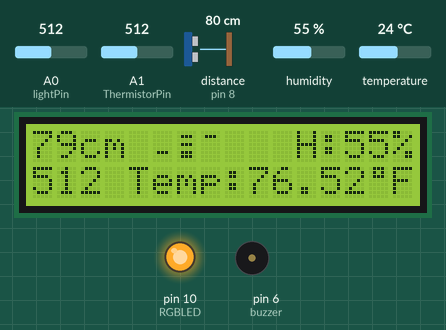
Bench run of a sketch on a simulated Arduino Uno, built with avr-gcc and run on an emulated ATmega328P. Shown: 16×2 character LCD, output pins drawn as LEDs (lit = HIGH), buzzer (waves = sounding). Wiring (inferred from the names in the program): ultrasonic range finder: trigger pin 9; echo pin 8. The test bench sets the inputs (shaded band); at power-on: A0 (lightPin) = 512, distance to the obstacle (sensor on pin 8) 80 cm, humidity 55 %, A1 (ThermistorPin) = 512, temperature 24 °C. The echo pulse lasts 58.3 µs per cm; pins used as bus, display or sensor lines are not drawn.

Above: at 1.7 s.
1.8 s: A0 (lightPin) set to 162
At 2.8 s:
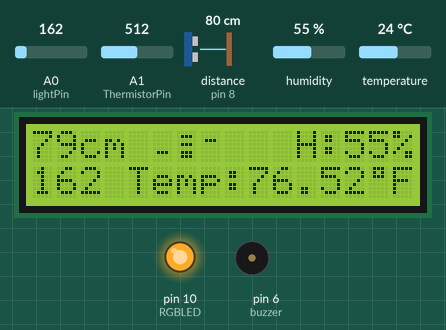
3.5 s: A0 (lightPin) set to 135
At 5.8 s:
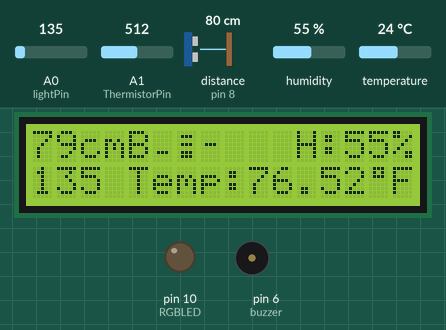
6.0 s: distance to the obstacle (sensor on pin 8) set to 12 cm
At 7.0 s:
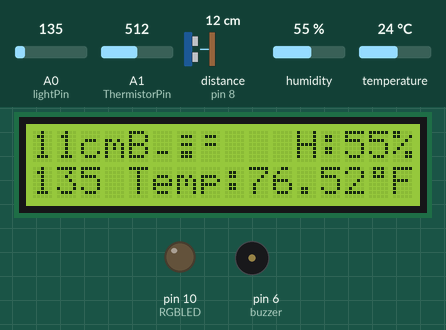
7.7 s: distance to the obstacle (sensor on pin 8) set to 9 cm
At 8.8 s:
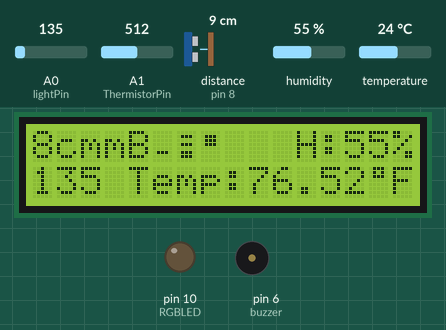
11.7 s: distance to the obstacle (sensor on pin 8) set to 250 cm
At 13.0 s:
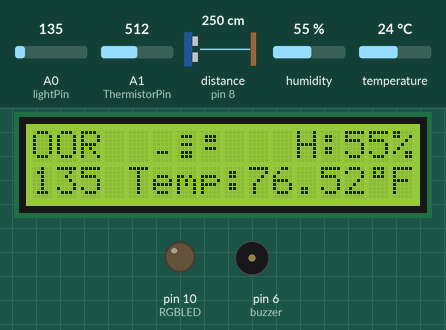
15.7 s: humidity set to 22 %
At 18.0 s:
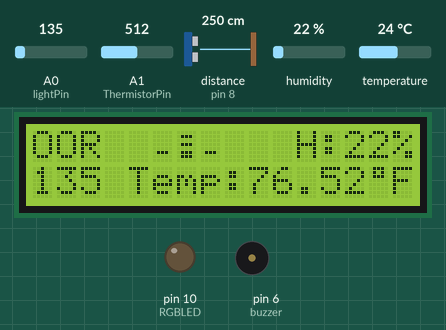
Timing chart, 0 to 19.5 s (numbered marks = the images above; inputs shaded):
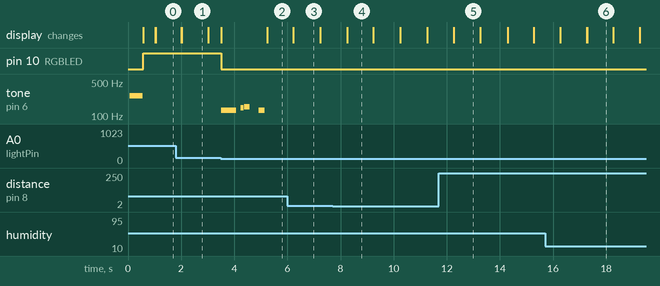

Measured:
- the behaviour switches between 151 and 150 on A0 (lightPin) (found by bisection; images 1 and 2)
- the behaviour switches between 11 and 10 cm on distance to the obstacle (sensor on pin 8) (found by bisection; images 3 and 4)
- after the input at 3.5 s, pin 10 (RGBLED): HIGH → LOW at once; tone on pin 6 (buzzer): plays 131 Hz for 0.57 s, 147 Hz for 0.11 s, 156 Hz for 0.21 s, 131 Hz for 0.21 s, starting at once; the display: first changes at once (image 2 shows a later state)
- after the input at 7.7 s, the display: first changes after 0.55 s (image 4 shows a later state)
- after the input at 11.7 s, the display: first changes after 0.56 s (image 5 shows a later state)
- what the display in image 4 shows lasts 0.9 s, from 8.3 s to 9.2 s

The sketch:

multisensor_clock.ino.ino
```cpp
#include "pitches.h"
// notes in the melody:
int melody[] = {
  NOTE_D4, NOTE_G4, NOTE_B4, NOTE_G4, NOTE_D4, NOTE_B4, NOTE_G4, NOTE_B4,
  NOTE_G4, NOTE_D4, NOTE_B4, NOTE_G4, NOTE_B4, NOTE_G4, NOTE_D4, NOTE_G4,
  NOTE_B4, NOTE_G4, NOTE_D4, NOTE_G4, NOTE_B4, NOTE_G4, NOTE_D4, NOTE_B4,
  NOTE_G4, NOTE_B4, NOTE_G4, NOTE_D4, NOTE_B4, NOTE_G4, NOTE_B4, NOTE_G4,
  NOTE_D4, NOTE_D4, NOTE_G4, NOTE_B4, NOTE_B4, NOTE_B4, NOTE_B4, NOTE_B4,
  NOTE_D5, NOTE_B4, NOTE_G4, NOTE_B4, NOTE_G4, NOTE_B4, NOTE_G4, NOTE_B4,
  NOTE_G4, NOTE_B4, NOTE_B4, NOTE_B4, NOTE_B4, NOTE_B4, NOTE_D5, NOTE_B4,
  NOTE_G4, NOTE_B4, NOTE_G4, NOTE_D4, NOTE_D4, NOTE_G4
};

// note durations: 1 = whole note, 2 = half note, 4 = quarter note, 8 = eighth note, etc.:
int noteDurations[] = {
  4, 4, 8, 8, 4, 4, 4, 8,
  8, 4, 4, 4, 8, 8, 4, 4,
  2, 4, 4, 4, 8, 8, 4, 4,
  4, 8, 8, 4, 4, 4, 8, 8,
  4, 4, 3/2, 4, 4, 4, 4, 4,
  2, 4, 4, 4, 4, 4, 4, 2,
  4, 4, 4, 4, 4, 4, 2, 4,
  4, 4, 4, 4, 4, 3/2
};

// notes in the melody:
int dragnetMelody[] = {
  NOTE_C3, NOTE_D3, NOTE_DS3, 0, NOTE_C3,
};

// note durations: 4 = quarter note, 8 = eighth note, etc.:
int dragnetDurations[] = {
  3, 16, 8, 8, 8
};


int lightPin = 0;  //define a pin for Photo resistor

#include <LiquidCrystal.h>// include the library code:
// initialize the library by associating any needed LCD interface pin
// with the arduino pin number it is connected to
const int rs = 12, en = 11, d4 = 5, d5 = 4, d6 = 3, d7 = 2;//LCD Pins
LiquidCrystal lcd(rs, en, d4, d5, d6, d7);

uint8_t degree[8] = {0x0E,0x0A,0x0E,0x00,0x00,0x00,0x00,0x00};  //a custom HEX character

//* Unnecessary for robot remove if needed
int ThermistorPin = 1; //Temp pin
int V1;
float R1 = 10000;
float logR2, R2, T;
float c1 = 1.009249522e-03, c2 = 2.378405444e-04, c3 = 2.019202697e-07;


#include "DHT.h"
// set the DHT Pin
#define DHTPIN 7
#define DHTTYPE DHT11
DHT dht(DHTPIN, DHTTYPE);

#define trigPin 9 //Ultrasonic pin Tx
#define echoPin 8 //Ultrasonic pin Rx
/*
#include <IRremote.h>
int RECV_PIN = 10; //Rx infrared pin
IRrecv irrecv(RECV_PIN);
decode_results results;
*/

int backLight = 13;

int RGBLED = 10;


int buzzer = 6;

int start = 0;
int finish = 0;

int second=0, minute=37, hour=16; //start the time at...
int munit = 0;
int hunit = 0;
int valm=0;
int valh=0;

unsigned char hourCharA = 0x00;
unsigned char hourCharB = 0x00;
unsigned char hourCharC = 0x00;
unsigned char hourCharD = 0x00;
unsigned char hourCharE = 0x00;

unsigned char minCharA = 0x00;
unsigned char minCharB = 0x00;
unsigned char minCharC = 0x00;
unsigned char minCharD = 0x00;
unsigned char minCharE = 0x00;
unsigned char minCharF = 0x00;

unsigned char secCharA = 0x00;
unsigned char secCharB = 0x00;
unsigned char secCharC = 0x00;
unsigned char secCharD = 0x00;
unsigned char secCharE = 0x00;
unsigned char secCharF = 0x00;


uint8_t charHour[8] = {0x00, hourCharA, hourCharB, hourCharC, hourCharD, hourCharE, 0x00, 0x00};  //a custom HEX character
uint8_t charMin[8] = {0x00, minCharA, minCharB, minCharC, minCharD, minCharE, minCharF, 0x00};  //a custom HEX character
uint8_t charSec[8] = {0x00, secCharA, secCharB, secCharC, secCharD, secCharE, secCharF, 0x00};  //a custom HEX character

void setup()
{
    Serial.begin(9600);  //Begin serial communcation
    pinMode(trigPin, OUTPUT);
    pinMode(echoPin, INPUT);
    pinMode(backLight, OUTPUT);
    pinMode(RGBLED, OUTPUT);
    digitalWrite(backLight, HIGH);
  //  irrecv.enableIRIn(); // Start the receiver
    lcd.begin(16, 2);
    dht.begin();
    tone(buzzer, NOTE_C4, 500);

  lcd.createChar(1, charHour);
  lcd.createChar(2, charMin);
  lcd.createChar(3, charSec);
  lcd.write(byte(1));
  lcd.write(byte(2));
  lcd.write(byte(3));
  lcd.createChar(4, degree);
  lcd.home();

  delay(500);
  noTone(13);
}

void loop()
{

 /* lcd.setCursor(8, 0);
  if (irrecv.decode(&results)) {
    lcd.print("        ");
    lcd.setCursor(8, 0);
    lcd.print(results.value, HEX);
    irrecv.resume(); // Receive the next value
  }

  */


        if (analogRead(lightPin) <= 150){
          digitalWrite(RGBLED, LOW);
          //tone(buzzer, NOTE_C3);
          start = 0;
          finish = finish + 1;
          //digitalWrite(backLight, LOW);
         }
        else if (analogRead(lightPin) >= 350){
          digitalWrite(backLight, HIGH);
          digitalWrite(RGBLED, HIGH);
          noTone(buzzer);
          finish = 0;
          start = start + 1;
         }

        if (start == 1 && hour >= 0 && hour < 12){
          startup();
         }
        else if(start > 10){
          start = 2;
         }
        if (finish == 1){
          shutOff();
         }
        else if(finish > 10){
          finish = 2;
         }

static unsigned long lastTick = 0; // set up a local variable to hold the last time we moved forward one second
// (static variables are initialized once and keep their values between function calls)
// move forward one second every 1000 milliseconds

if (millis() - lastTick >= 1000) {
  lastTick = millis();
  second++;
  upDate();

}

// move forward one minute every 60 seconds
  if (second >= 60) {
  minute++;
  second = 0; // reset seconds to zero
}

// move forward one hour every 60 minutes
if (minute >=60) {
  hour++;
  minute = 0; // reset minutes to zero
}

if (hour >=24) {
  hour=0;
  minute = 0; // reset minutes to zero
}

  munit = minute%10; //sets the variable munit and hunit for the unit digits
  hunit = hour%10;


  uint8_t charHour[8] = {0x00, hourCharA, hourCharB, hourCharC, hourCharD, hourCharE, 0x00, 0x00};  //a custom HEX character (Hour)
  uint8_t charMin[8] = {0x00, minCharA, minCharB, minCharC, minCharD, minCharE, minCharF, 0x00};  //a custom HEX character (Minute)
  uint8_t charSec[8] = {0x00, secCharA, secCharB, secCharC, secCharD, secCharE, secCharF, 0x00};  //a custom HEX character (Second)

  lcd.createChar(1, charHour); //Creates LCD clock characters that change over time
  lcd.createChar(2, charMin);
  lcd.createChar(3, charSec);
  lcd.home(); //(reset(ish))
  lcd.setCursor(5,0);
  lcd.write(byte(1)); //print hour
  lcd.write(byte(2)); //print minute
  lcd.write(byte(3)); //print second


   // add one minute when pressed
  if(second == 60) {
   minute++;
   second=0;
   delay(250);
  }

   // add one hour when pressed
  if(minute == 60) {
   hour++;
   second=0;
   delay(250);
  }
  else  {   //********************************************************************IF YOU KNOW HOW TO SIMPLIFY THE NEXT 17 IF STATEMENTS, LET ME KNOW PLEZ********************************************************//
  if(second % 2){secCharA = 0x0E;} else{secCharA = 0x00;}       //************************YOU CAN COMMENT ON GITHUB FOR THE ABOVE STATEMENT**********************************************************************//
  if(second == 2||second==3||second==6||second==7||second==10||second==11||second==14||second==15||second==18||second==19||second==22||second==23||second==26||second==27||second==30||second==31||second==34||second==35||second==38||second==39||second==42||second==43||second==46||second==47||second==50||second==51||second==54||second==55||second==58||second==59){secCharB = 0x0E;} else{secCharB = 0x00;}
  if(second >= 4 && second < 8 || second >= 12 && second < 16 || second >= 20 && second < 24 || second >= 28 && second < 32 || second >= 36 && second < 40 || second >= 44 && second < 48 || second >= 52 && second < 56 || second >= 60 && second < 64){secCharC = 0x0E;} else{secCharC = 0x00;}
  if(second >= 8 && second < 16 || second >= 24 && second < 32 || second >= 40 && second < 48 || second >= 56 && second < 64){secCharD = 0x0E;} else{secCharD = 0x00;}
  if(second >= 16 && second < 32 || second >= 48 && second < 64){secCharE = 0x0E;} else{secCharE = 0x00;}
  if(second >= 32 ){secCharF = 0x0E;} else{secCharF = 0x00;}

  //minutes units
  if(minute % 2) {minCharA = 0x0E;} else {minCharA = 0x00;}
  if(minute == 2||minute==3||minute==6||minute==7||minute==10||minute==11||minute==14||minute==15||minute==18||minute==19||minute==22||minute==23||minute==26||minute==27||minute==30||minute==31||minute==34||minute==35||minute==38||minute==39||minute==42||minute==43||minute==46||minute==47||minute==50||minute==51||minute==54||minute==55||minute==58||minute==59){minCharB = 0x0E;} else{minCharB = 0x00;}
  if(minute >= 4 && minute < 8 || minute >= 12 && minute < 16 || minute >= 20 && minute < 24 || minute >= 28 && minute < 32 || minute >= 36 && minute < 40 || minute >= 44 && minute < 48 || minute >= 52 && minute < 56 || minute >= 60 && minute < 64){minCharC = 0x0E;} else{minCharC = 0x00;}
  if(minute >= 8 && minute < 16 || minute >= 24 && minute < 32 || minute >= 40 && minute < 48 || minute >= 56 && minute < 64){minCharD = 0x0E;} else{minCharD = 0x00;}
  if((minute >= 16 && minute < 32) || (minute >= 30 && minute < 40) || (minute >= 50 && minute < 60))  {minCharE = 0x0E;} else {minCharE = 0x00;}
  if(minute >= 32)  {minCharF = 0x0E;} else {minCharF = 0x00;}

  //hour units
  if(hour % 2) {hourCharA = 0x0E;} else {hourCharA = 0x00;}
  if(hour == 2||hour==3||hour==6||hour==7||hour==10||hour==11||hour==14||hour==15||hour==18||hour==19||hour==22||hour==23||hour==26||hour==27||hour==30||hour==31){hourCharB = 0x0E;} else{hourCharB = 0x00;}
  if(hour >= 4 && hour < 8 || hour >= 12 && hour < 16 || hour >= 20 && hour < 24 || hour >= 28 && hour < 32){hourCharC = 0x0E;} else{hourCharC = 0x00;}
  if(hour >= 8 && hour < 16 || hour >= 24 && hour < 32){hourCharD = 0x0E;} else{hourCharD = 0x00;}
  if(hour >= 16 && hour < 32)  {hourCharE = 0x0E;} else {hourCharE = 0x00;}

  }
  if( hour == 16 && minute == 30 && second == 0){ //Alarm time in hours, minutes, and seconds
    wakeUp();
    second = second + 17;
  }

 }

 void upDate(){ //updates sensor values every second (see seconds protocol above to change)
   lcd.setCursor(0, 1);
  // print the number of seconds since reset:
  lcd.print(analogRead(lightPin));//TBH I have no idea if this is candelas, Lumens, or nothing at all.

  V1 = analogRead(ThermistorPin);//I know that DHT11 has its own thermometer however I tried using it and TBH the one I had was crappy, off by 2-4 degrees, I know I could have corrected by manipulating the value but I am lazy.
  R2 = R1 * (1023.0 / (float)V1 - 1.0);
  logR2 = log(R2);
  T = (1.0 / (c1 + c2*logR2 + c3*logR2*logR2*logR2));
  T = T - 273.15;
  T = (T * 9.0)/ 5.0 + 32.0;

  lcd.setCursor(4,1);
  //int f = dht.readTemperature();
  lcd.print("Temp:");
  lcd.print(T);
  lcd.write(byte(4));
  lcd.print("F");

  int h = dht.readHumidity();
  lcd.setCursor(11, 0);
  lcd.print("H:");
  lcd.print(h);
  lcd.print("%");

 long duration, distance;
  digitalWrite(trigPin, LOW);  // Added this line
  delayMicroseconds(2); // Added this line
  digitalWrite(trigPin, HIGH);
  delayMicroseconds(10); // Added this line
  digitalWrite(trigPin, LOW);
  duration = pulseIn(echoPin, HIGH);
  distance = (duration/2) / 29.1;

  lcd.setCursor(0, 0);
  if (distance >= 200 || distance <= 0){
    lcd.print("OOR  "); //stands for Out Of Range
}
  else {
    lcd.print(distance);
    lcd.print("cm");;
  }
 }

 void startup(){
  lcd.begin(16, 2);
  pinMode(backLight, OUTPUT);
  digitalWrite(backLight, HIGH);
  // put your setup code here, to run once:
  lcd.clear();
  lcd.print("Good morning ");
  wakeUp();// revellie ~16.5 seconds
  lcd.setCursor(0,1);
  lcd.print("ADMIN");
  delay(1000);
  lcd.clear();
  lcd.setCursor(0,0);
  lcd.print("There are 10");
  lcd.setCursor(0,1);
  lcd.println("types of people,");
  delay(2500);
  lcd.setCursor(0,0);
  lcd.clear();
  lcd.print("those who know");
  lcd.setCursor(0,1);
  lcd.print("binary and those who");
  delay(5000);
  lcd.clear();
  lcd.setCursor(0,0);

  lcd.print("WhoDont");
  delay(750);
   lcd.print("Dont");
  delay(750);
  lcd.print("Dont");
  lcd.setCursor(0,1);
  delay(750);
  lcd.print("Dont");
  delay(750);
  lcd.print("Dont");
  delay(750);
  lcd.print("Dont");
  delay(750);
  lcd.print("Dont");
  delay(1500);
  lcd.clear(); //14.5 seconds
  second = second + 31;

 }

 void shutOff(){
  lcd.clear();
  lcd.setCursor(0,0);
  lcd.print("GOODBYE");
// iterate over the notes of the melody:
  for (int thisNote = 0; thisNote < 5; thisNote++) {

    // to calculate the note duration, take one second divided by the note type.
    //e.g. quarter note = 1000 / 4, eighth note = 1000/8, etc.
    int dragnetDuration = 1700 / dragnetDurations[thisNote];
    tone(6, dragnetMelody[thisNote], dragnetDuration);

    // to distinguish the notes, set a minimum time between them.
    // the note's duration + 30% seems to work well:
    int pauseBetweenNotes = dragnetDuration * 1.30;
    delay(pauseBetweenNotes);
    // stop the tone playing:
    noTone(6);
    digitalWrite(backLight, LOW);
  }
 }

void wakeUp(){
  // iterate over the notes of the melody:
  for (int thisNote = 0; thisNote < 62; thisNote++) {

    // to calculate the note duration, take one second divided by the note type.
    //e.g. quarter note = 1000 / 4, eighth note = 1000/8, etc.
    int noteDuration = 800 / noteDurations[thisNote];
    tone(6, melody[thisNote], noteDuration);

    // to distinguish the notes, set a minimum time between them.
    // the note's duration + 30% seems to work well:
    int pauseBetweenNotes = noteDuration * 1.30;
    delay(pauseBetweenNotes);
    // stop the tone playing:
    noTone(6);
  }

}
```

pitches.h
```cpp
#define NOTE_B0  31
#define NOTE_C1  33
#define NOTE_CS1 35
#define NOTE_D1  37
#define NOTE_DS1 39
#define NOTE_E1  41
#define NOTE_F1  44
#define NOTE_FS1 46
#define NOTE_G1  49
#define NOTE_GS1 52
#define NOTE_A1  55
#define NOTE_AS1 58
#define NOTE_B1  62
#define NOTE_C2  65
#define NOTE_CS2 69
#define NOTE_D2  73
#define NOTE_DS2 78
#define NOTE_E2  82
#define NOTE_F2  87
#define NOTE_FS2 93
#define NOTE_G2  98
#define NOTE_GS2 104
#define NOTE_A2  110
#define NOTE_AS2 117
#define NOTE_B2  123
#define NOTE_C3  131
#define NOTE_CS3 139
#define NOTE_D3  147
#define NOTE_DS3 156
#define NOTE_E3  165
#define NOTE_F3  175
#define NOTE_FS3 185
#define NOTE_G3  196
#define NOTE_GS3 208
#define NOTE_A3  220
#define NOTE_AS3 233
#define NOTE_B3  247
#define NOTE_C4  262
#define NOTE_CS4 277
#define NOTE_D4  294
#define NOTE_DS4 311
#define NOTE_E4  330
#define NOTE_F4  349
#define NOTE_FS4 370
#define NOTE_G4  392
#define NOTE_GS4 415
#define NOTE_A4  440
#define NOTE_AS4 466
#define NOTE_B4  494
#define NOTE_C5  523
#define NOTE_CS5 554
#define NOTE_D5  587
#define NOTE_DS5 622
#define NOTE_E5  659
#define NOTE_F5  698
#define NOTE_FS5 740
#define NOTE_G5  784
#define NOTE_GS5 831
#define NOTE_A5  880
#define NOTE_AS5 932
#define NOTE_B5  988
#define NOTE_C6  1047
#define NOTE_CS6 1109
#define NOTE_D6  1175
#define NOTE_DS6 1245
#define NOTE_E6  1319
#define NOTE_F6  1397
#define NOTE_FS6 1480
#define NOTE_G6  1568
#define NOTE_GS6 1661
#define NOTE_A6  1760
#define NOTE_AS6 1865
#define NOTE_B6  1976
#define NOTE_C7  2093
#define NOTE_CS7 2217
#define NOTE_D7  2349
#define NOTE_DS7 2489
#define NOTE_E7  2637
#define NOTE_F7  2794
#define NOTE_FS7 2960
#define NOTE_G7  3136
#define NOTE_GS7 3322
#define NOTE_A7  3520
#define NOTE_AS7 3729
#define NOTE_B7  3951
#define NOTE_C8  4186
#define NOTE_CS8 4435
#define NOTE_D8  4699
#define NOTE_DS8 4978
```
